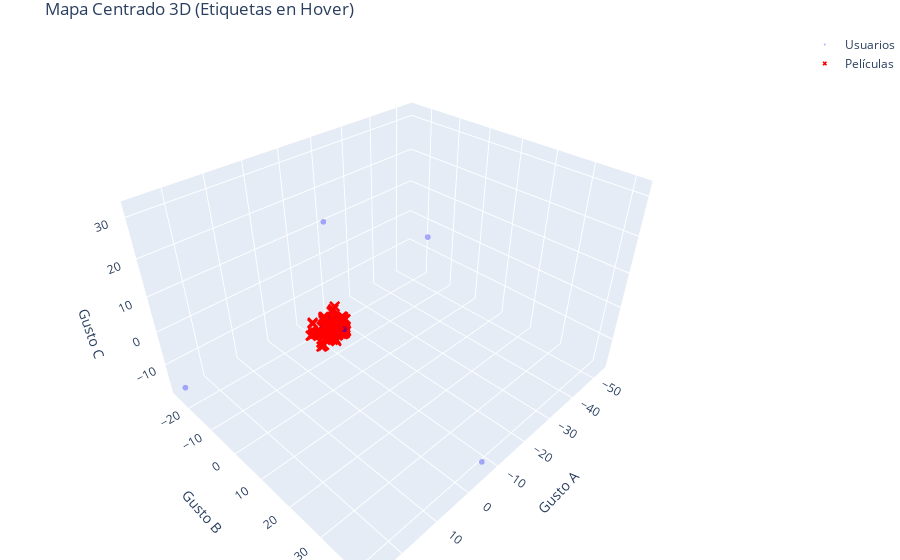

The cell this chart's notebook holds for it:
### Code cell
fig = go.Figure()

# Usuarios (Puntos azules)
fig.add_trace(go.Scatter3d(
    x=usuarios_3d[:, 0], y=usuarios_3d[:, 1], z=usuarios_3d[:, 2],
    mode='markers', # Quitamos '+text' de aquí
    marker=dict(size=2, color='blue', opacity=0.3),
    name='Usuarios',
    hovertext=[f"Usuario {i}" for i in range(len(usuarios_3d))], # Info al pasar el ratón
    hoverinfo='text'
))

# Películas (Cruces rojas)
fig.add_trace(go.Scatter3d(
    x=pelis_3d[:, 0], y=pelis_3d[:, 1], z=pelis_3d[:, 2],
    mode='markers', # Solo puntos/cruces, sin texto fijo
    marker=dict(size=4, color='red', symbol='x'),
    name='Películas',
    hovertext=nombres_para_grafico, # Títulos de las pelis solo en el hover
    hoverinfo='text'
))

# Ajuste estético para que el centro sea el 0
fig.update_layout(
    title="Mapa Centrado 3D (Etiquetas en Hover)",
    scene=dict(
        xaxis=dict(range=[-5, 5]), # Ajusta estos números si ves los puntos muy pequeños
        yaxis=dict(range=[-5, 5]),
        zaxis=dict(range=[-5, 5])
    ),
    margin=dict(l=0, r=0, b=0, t=30)
)

fig.show()

### Figure 1 — Plotly figure (JSON) as saved in the notebook; plotly's stock layout.template omitted (floating-point values rounded to 4 significant figures; data arrays with more than 128 entries replaced by an {"elided": "..."} marker saying what was removed)
{"data": [{"hoverinfo": "text", "hovertext": ["Usuario 0", "Usuario 1", "Usuario 2", "Usuario 3", "Usuario 4", "Usuario 5", "Usuario 6", "Usuario 7", "Usuario 8"], "marker": {"color": "blue", "opacity": 0.3, "size": 2}, "mode": "markers", "name": "Usuarios", "type": "scatter3d", "x": [0.1183, 1.319, -6.843, -53.48, -2.516, 0.4379, 26.34, -2.242, 3.657], "y": [-0.8022, -0.4728, 41.62, -17.69, 2.479, 0.1344, -25.38, 3.01, 5.625], "z": [0.1771, 1.254, -17.07, -4.346, 0.1315, 4.105, -17.78, 0.5434, 32.06]}, {"hoverinfo": "text", "hovertext": {"elided": "729 str values"}, "marker": {"color": "red", "size": 4, "symbol": "x"}, "mode": "markers", "name": "Películas", "type": "scatter3d", "x": {"elided": "729 float values"}, "y": {"elided": "729 float values"}, "z": {"elided": "729 float values"}}], "layout": {"margin": {"b": 0, "l": 0, "r": 0, "t": 30}, "scene": {"xaxis": {"title": {"text": "Gusto A"}, "zeroline": true}, "yaxis": {"title": {"text": "Gusto B"}, "zeroline": true}, "zaxis": {"title": {"text": "Gusto C"}, "zeroline": true}}, "title": {"text": "Mapa Centrado 3D (Etiquetas en Hover)"}}}
